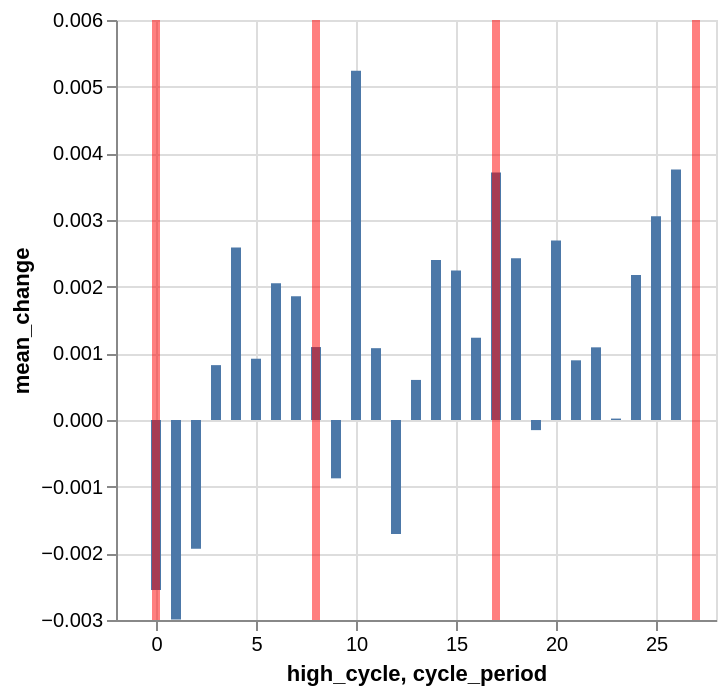

This figure's notebook cell:
### Code cell
high_prices_highlights = alt.Chart(
    pl.DataFrame({
        'cycle_period': [0, 8, 8+9, 8+9+10],
    })
).mark_rule(color='red', strokeWidth=4, opacity=0.5).encode(
    x='cycle_period'
)

chart = duckdb.sql(f"""
SELECT
    high_cycle,
    mean(forward_returns) mean_returns,
    mean(forward_roc) mean_change,
from staging_data
group by high_cycle
order by high_cycle
""").pl().plot.bar(x="high_cycle", y="mean_change")

(chart + high_prices_highlights).save(EXPORT_PATH + "/high-prices.svg")
chart + high_prices_highlights

### Figure 1 — Vega-Lite specification as saved in the notebook (floating-point values rounded to 4 significant figures)
{"config": {"view": {"continuousWidth": 300, "continuousHeight": 300}}, "layer": [{"data": {"name": "data-08dc7bf6fd9e357eb793cea4eec8b892"}, "mark": {"type": "bar", "tooltip": true}, "encoding": {"x": {"field": "high_cycle", "type": "quantitative"}, "y": {"field": "mean_change", "type": "quantitative"}}, "name": "view_6bda5a908a69d783_0"}, {"data": {"name": "data-b1340ceda4049086f84bc149e8cf550a"}, "mark": {"type": "rule", "color": "red", "opacity": 0.5, "strokeWidth": 4}, "encoding": {"x": {"field": "cycle_period", "type": "quantitative"}}}], "params": [{"name": "param_1e9efca18e7a2868", "select": {"type": "interval", "encodings": ["x", "y"]}, "bind": "scales", "views": ["view_6bda5a908a69d783_0"]}], "$schema": "https://vega.github.io/schema/vega-lite/v6.1.0.json", "datasets": {"data-08dc7bf6fd9e357eb793cea4eec8b892": [{"high_cycle": 0, "mean_returns": -41.33, "mean_change": -0.002548}, {"high_cycle": 1, "mean_returns": -1.097, "mean_change": -0.002993}, {"high_cycle": 2, "mean_returns": -1.107, "mean_change": -0.001932}, {"high_cycle": 3, "mean_returns": -1.252, "mean_change": 0.000823}, {"high_cycle": 4, "mean_returns": 1.319, "mean_change": 0.002588}, {"high_cycle": 5, "mean_returns": 0.3508, "mean_change": 0.0009192}, {"high_cycle": 6, "mean_returns": 0.7003, "mean_change": 0.002053}, {"high_cycle": 7, "mean_returns": 0.8731, "mean_change": 0.001856}, {"high_cycle": 8, "mean_returns": 0.08739, "mean_change": 0.001094}, {"high_cycle": 9, "mean_returns": -3.275, "mean_change": -0.0008751}, {"high_cycle": 10, "mean_returns": 1.421, "mean_change": 0.005239}, {"high_cycle": 11, "mean_returns": 0.7113, "mean_change": 0.001077}, {"high_cycle": 12, "mean_returns": -0.03038, "mean_change": -0.00171}, {"high_cycle": 13, "mean_returns": 1.149, "mean_change": 0.0006011}, {"high_cycle": 14, "mean_returns": 2.046, "mean_change": 0.002399}, {"high_cycle": 15, "mean_returns": 0.9111, "mean_change": 0.002242}, {"high_cycle": 16, "mean_returns": -0.3579, "mean_change": 0.001234}, {"high_cycle": 17, "mean_returns": 2.039, "mean_change": 0.003714}, {"high_cycle": 18, "mean_returns": 2.126, "mean_change": 0.002427}, {"high_cycle": 19, "mean_returns": -0.2108, "mean_change": -0.0001519}, {"high_cycle": 20, "mean_returns": 3.33, "mean_change": 0.002692}, {"high_cycle": 21, "mean_returns": 2.831, "mean_change": 0.0008953}, {"high_cycle": 22, "mean_returns": 4.091, "mean_change": 0.00109}, {"high_cycle": 23, "mean_returns": -2.981, "mean_change": 2.133e-05}, {"high_cycle": 24, "mean_returns": 4.486, "mean_change": 0.002175}, {"high_cycle": 25, "mean_returns": 6.219, "mean_change": 0.003058}, {"high_cycle": 26, "mean_returns": 7.209, "mean_change": 0.003759}], "data-b1340ceda4049086f84bc149e8cf550a": [{"cycle_period": 0}, {"cycle_period": 8}, {"cycle_period": 17}, {"cycle_period": 27}]}}
